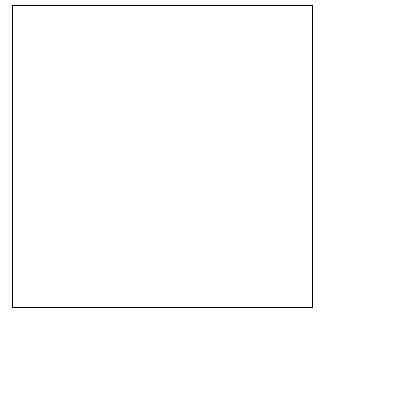
Frame 1 (no input)
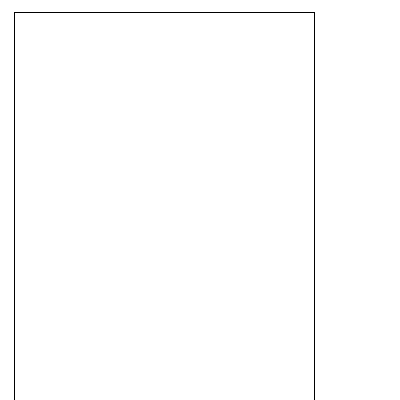
Frame 60 (the mouse pressed at the canvas centre just before this capture)
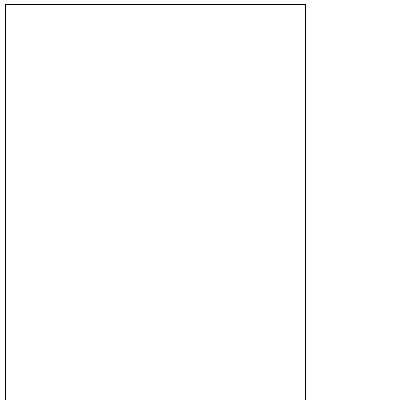
Frame 120 (the mouse held since frame 60 and released just before this capture)

The Processing sketch that drew these frames (run headless with seeded random() and noise(); from frame 60 on, the mouse is pressed at the canvas centre):

// Processing sketch: interactive
// ── interactive.pde
// Las variables que definimos
// al principio del sketch
// son globales y las podemos
// usar en cualquier funcion

int ancho = 300;
int alto = 300;

void setup() {
  size(400, 400);
  background(255);
  
}

void draw() {
  //antes de dibujar
  // pintamos el fondo de nuevo
  background(255);
  alto = alto+2;
  // usamos las variables para dibujar
  rect(random(20),random(20), ancho, alto);
}
